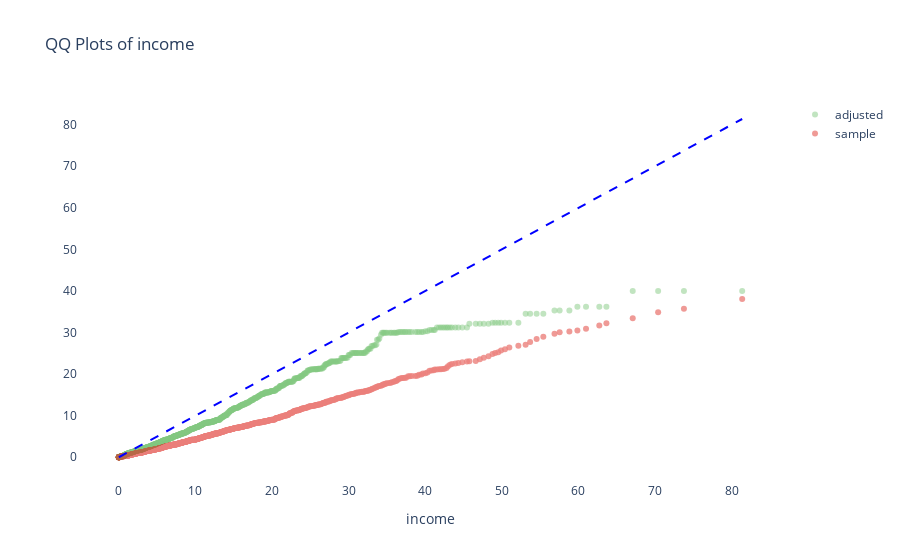
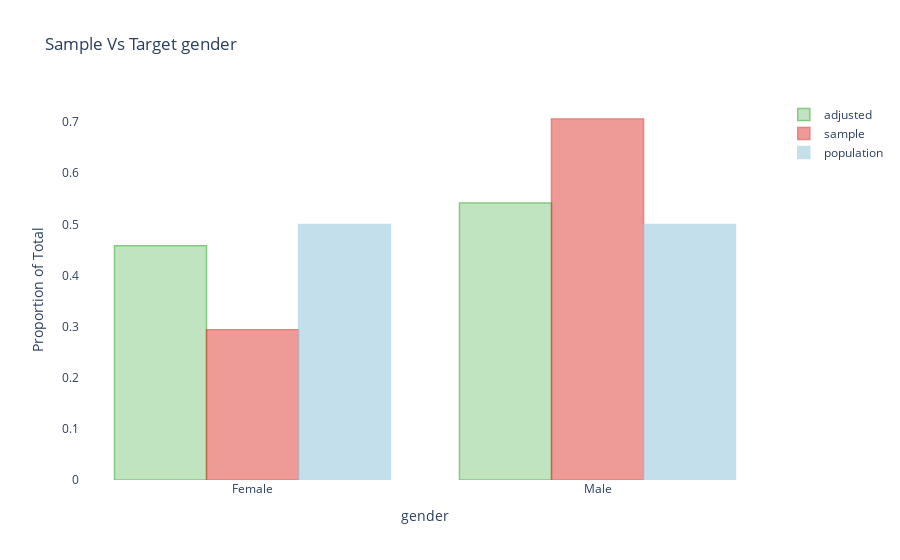
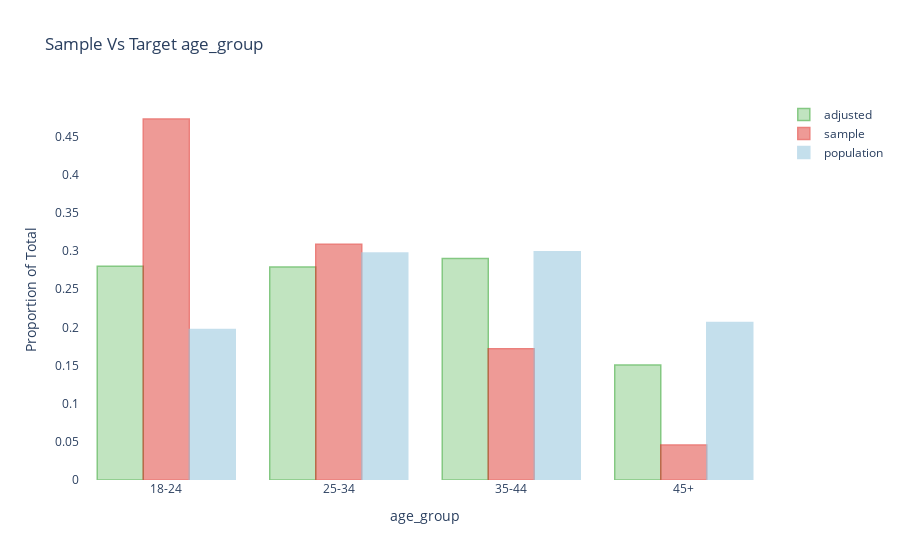

Notebook code cell kept with these figures, in order:
### Markdown cell above
It's easier to learn about the biases by just running `.covars().plot()` on our adjusted object.

### Code cell
adjusted.covars().plot()

### Figure 1 — Plotly figure (JSON) as saved in the notebook; plotly's stock layout.template omitted (floating-point values rounded to 4 significant figures; data arrays with more than 128 entries replaced by an {"elided": "..."} marker saying what was removed)
{"data": [{"marker": {"color": "rgba(52,165,48,0.5)"}, "mode": "markers", "name": "adjusted", "opacity": 0.6, "x": {"elided": "1000 float values"}, "y": {"elided": "1000 float values"}, "type": "scatter"}, {"marker": {"color": "rgba(222,45,38,0.8)"}, "mode": "markers", "name": "sample", "opacity": 0.6, "x": {"elided": "1000 float values"}, "y": {"elided": "1000 float values"}, "type": "scatter"}, {"line": {"color": "blue", "dash": "dash", "width": 2}, "showlegend": false, "x": {"elided": "1000 float values"}, "y": {"elided": "1000 float values"}, "type": "scatter"}], "layout": {"paper_bgcolor": "rgb(255, 255, 255)", "plot_bgcolor": "rgb(255, 255, 255)", "title": {"text": "QQ Plots of income"}, "xaxis": {"linewidth": 1, "mirror": true, "title": {"text": "income"}, "zeroline": false, "type": "linear", "range": [-4.814, 86.18], "autorange": true}, "yaxis": {"linewidth": 1, "mirror": true, "zeroline": false, "type": "linear", "range": [-5.867, 85.96], "autorange": true}}}

### Figure 2 — Plotly figure (JSON) as saved in the notebook; plotly's stock layout.template omitted (floating-point values rounded to 4 significant figures)
{"data": [{"marker": {"color": "rgba(52,165,48,0.5)", "line": {"color": "rgba(52,165,48,1)", "width": 1.5}}, "name": "adjusted", "opacity": 0.6, "visible": true, "x": ["Female", "Male"], "y": [0.458, 0.542], "type": "bar"}, {"marker": {"color": "rgba(222,45,38,0.8)", "line": {"color": "rgba(222,45,38,1)", "width": 1.5}}, "name": "sample", "opacity": 0.6, "visible": true, "x": ["Female", "Male"], "y": [0.2939, 0.7061], "type": "bar"}, {"marker": {"color": "rgb(158,202,225,.8)", "line": {"color": "rgb(158,202,225,1)", "width": 1.5}}, "name": "population", "opacity": 0.6, "visible": true, "x": ["Female", "Male"], "y": [0.5, 0.5], "type": "bar"}], "layout": {"paper_bgcolor": "rgb(255, 255, 255)", "plot_bgcolor": "rgb(255, 255, 255)", "title": {"text": "Sample Vs Target gender"}, "xaxis": {"title": {"text": "gender"}, "type": "category", "range": [-0.5, 1.5], "autorange": true}, "yaxis": {"title": {"text": "Proportion of Total"}, "type": "linear", "range": [0, 0.7433], "autorange": true}}}

### Figure 3 — Plotly figure (JSON) as saved in the notebook; plotly's stock layout.template omitted (floating-point values rounded to 4 significant figures)
{"data": [{"marker": {"color": "rgba(52,165,48,0.5)", "line": {"color": "rgba(52,165,48,1)", "width": 1.5}}, "name": "adjusted", "opacity": 0.6, "visible": true, "x": ["18-24", "25-34", "35-44", "45+"], "y": [0.2801, 0.2791, 0.2901, 0.1507], "type": "bar"}, {"marker": {"color": "rgba(222,45,38,0.8)", "line": {"color": "rgba(222,45,38,1)", "width": 1.5}}, "name": "sample", "opacity": 0.6, "visible": true, "x": ["18-24", "25-34", "35-44", "45+"], "y": [0.473, 0.309, 0.172, 0.046], "type": "bar"}, {"marker": {"color": "rgb(158,202,225,.8)", "line": {"color": "rgb(158,202,225,1)", "width": 1.5}}, "name": "population", "opacity": 0.6, "visible": true, "x": ["18-24", "25-34", "35-44", "45+"], "y": [0.1971, 0.2974, 0.2992, 0.2063], "type": "bar"}], "layout": {"paper_bgcolor": "rgb(255, 255, 255)", "plot_bgcolor": "rgb(255, 255, 255)", "title": {"text": "Sample Vs Target age_group"}, "xaxis": {"title": {"text": "age_group"}, "type": "category", "range": [-0.5, 3.5], "autorange": true}, "yaxis": {"title": {"text": "Proportion of Total"}, "type": "linear", "range": [0, 0.4979], "autorange": true}}}
